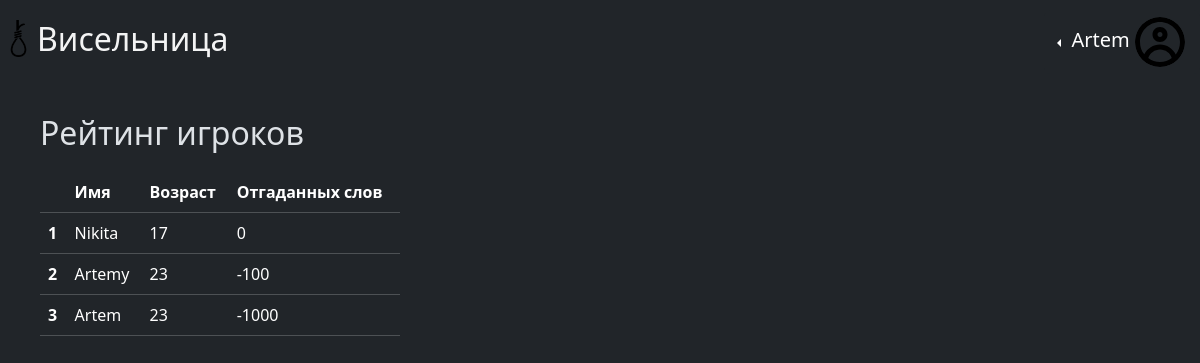
Screenshot of /rating (signed in) with the database file from the repository.
### data/users.py (models this page shows, shortened)
class User(SqlAlchemyBase, UserMixin):
    __tablename__ = 'users'
    id = sqlalchemy.Column(sqlalchemy.Integer,
                           primary_key=True, autoincrement=True)
    username = sqlalchemy.Column(sqlalchemy.String, nullable=True, unique=True)
    email = sqlalchemy.Column(sqlalchemy.String,
                              index=True, unique=True, nullable=True)
    age = sqlalchemy.Column(sqlalchemy.Integer)
    hashed_password = sqlalchemy.Column(sqlalchemy.String, nullable=True)
    created_date = sqlalchemy.Column(sqlalchemy.DateTime,
                                     default=datetime.datetime.now)
    rating = sqlalchemy.Column(sqlalchemy.Integer, default=0)

### main.py (the view)
@app.route('/rating')
@login_required
def rating():  # функция отображения рейтинга пользователей
    db_sess = create_session()
    users_rating = sorted(db_sess.query(User).all(), key=lambda x: x.rating)[::-1]
    return render_template('rating.html', user=users_rating, title='Рейтинг игроков')

### data/db_session.py (called while the page is built)
def create_session() -> Session:
    global __factory
    return __factory()

### main.py (called while the page is built)
@login_manager.user_loader
def load_user(user_id):
    db_session = create_session()
    return db_session.query(User).get(user_id)

### templates/rating.html
{% extends "base.html" %}
{% block content %}
<div class="table_rating" style="margin-top: 5vh;">
    <h2 style="margin-bottom: 20px;">Рейтинг игроков</h2>
    <table class="table table-dark table-hover" style="max-width: 30vw;">
        <thead>
            <tr id="param_in_table">
                <th scope="col"></th>
                <th scope="col">Имя</th>
                <th scope="col">Возраст</th>
                <th scope="col">Отгаданных слов</th>
            </tr>
        </thead>
        <tbody>
            {% for item in user %}
            <tr>
                <th id="param_in_table" scope="row">{{ loop.index }}</th>
                <td><span id="name_table_rating">{{ item.username }}</span></td>
                <td id="param_in_table">{{ item.age }}</td>
                <td id="param_in_table">{{ item.rating }}</td>
            </tr>
            {% endfor %}
        </tbody>
    </table>
</div>
{% endblock %}

### templates/base.html (shortened to what this page needs)
<!DOCTYPE html>
<html lang="ru" data-bs-theme="dark">
<head>
    <link href="https://cdn.jsdelivr.net/npm/bootstrap@5.3.3/dist/css/bootstrap.min.css" rel="stylesheet">
    <link rel='stylesheet' href="/static/css/index.css">
</head>
<body>
    <header>
        <div class="left">
            <a href="/" style="text-decoration: none; color: rgba(255, 255, 255, 0.948); display: flex;">
                <li class="logo">
                    <img src="/static/images/gallows.png" width="37" height="37">
                </li>
                <li class="name_of_app">
                    <h2 id="menu">Висельница</h2>
                </li>
            </a>
        </div>
        <div class="right bg-dark">
            <div class="dropdown dropstart text-end position" style="max-width: 30%;">
                <button type="button" class="btn btn-dark dropdown-toggle bg-dark text-white" data-bs-toggle="dropdown">
                    {%if current_user.is_authenticated%}
                    <span id="menu" style="font-size: 20px; padding: 2px; ">{{current_user.username}} <img class="rounded-circle"
                            src="/static/images/user.svg" alt="" style="width: 50px; height: 50px;"></span>
                    {%else%}
                    <span style="font-size: 20px; padding: 2px;"><img class="rounded-circle"
                            src="/static/images/anonym.svg" alt="" style="width: 50px; height: 50px;"></span>
                    {%endif%}
                </button>
            </div>
        </div>
    </header>
    <main role="main">
        {% block content %}{% endblock %}
    </main>
</body>
</html>

### static/css/index.css (style rules this page uses)
li { list-style-type: none; }
.table_rating { margin-left: 40px; margin-right: 530px; margin-top: 20px; }
#name_table_rating { cursor: grab; padding: 0; margin: 0; }
header { display: flex; justify-content: space-between; }
.name_of_app { height: 100%; text-align: center; }
.left { margin-top: 20px; }
.right { margin-top: 10px; }
body { background-image: url('/static/images/background_img.png'); background-size: 100%; }
#param_in_table { cursor: default; }

### rows the page displays
User: username "Artem", age "23", rating "-1000"
User: username "Nikita", age "17", rating "0"
User: username "Artemy", age "23", rating "-100"
